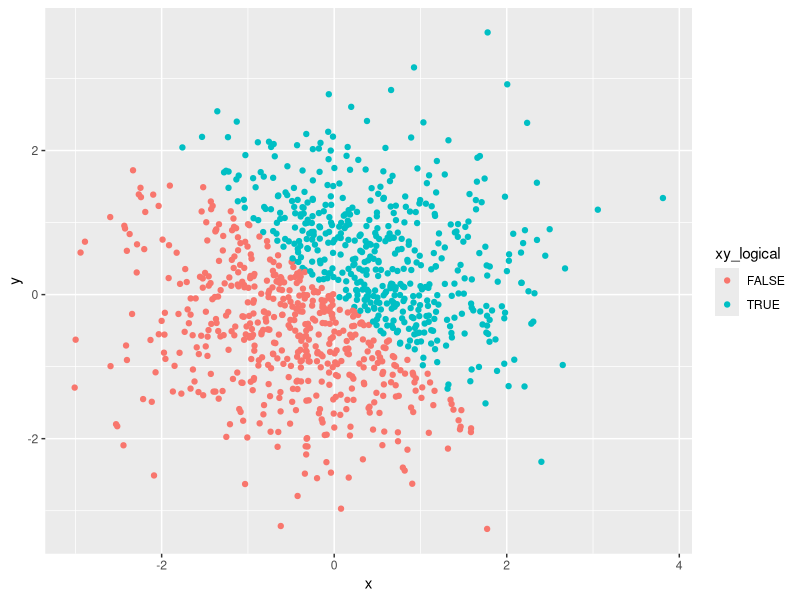
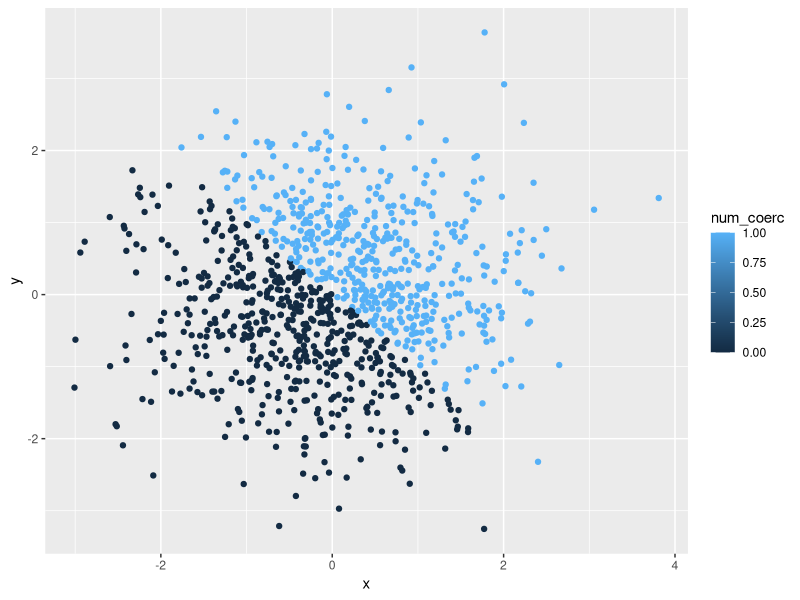
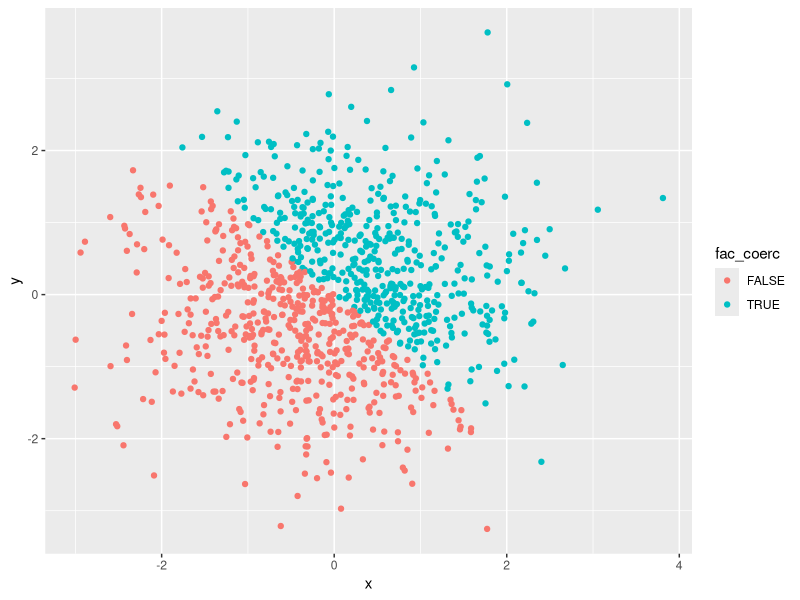

Generate these figures, in order, with R:
## ---- chunk 1
library(tidyverse)
## ---- chunk 2
set.seed(1)

prob1_df = tibble(unif_samp = runif(n = 10, min = 0, max = 5), 
                  vec_logical = unif_samp > 2, 
                  vec_char = c("This", "is", "my", "first", "homework", 
                               "using", "R", "for", "data", "science"), 
                  vec_factor = factor(c("less", "less", "greater", "greater", 
                                        "less", "greater", "greater", "greater", 
                                        "greater", "less"))
                  )


## ---- chunk 3
as.factor(prob1_df$vec_char)
as.numeric(prob1_df$vec_char)
## ---- chunk 4
as.character(prob1_df$vec_factor)
as.numeric(prob1_df$vec_factor)
## ---- chunk 5
set.seed(1)

prob2_df = tibble(x = rnorm(1000), 
                  y = rnorm(1000), 
                  xy_logical = x + y > 0, 
                  num_coerc = as.numeric(xy_logical), 
                  fac_coerc = as.factor(xy_logical)
                  )
## ---- chunk 6
ggplot(prob2_df, aes(x = x, y = y, color = xy_logical)) + geom_point()
ggplot(prob2_df, aes(x = x, y = y, color = num_coerc)) + geom_point()
ggplot(prob2_df, aes(x = x, y = y, color = fac_coerc)) + geom_point()
